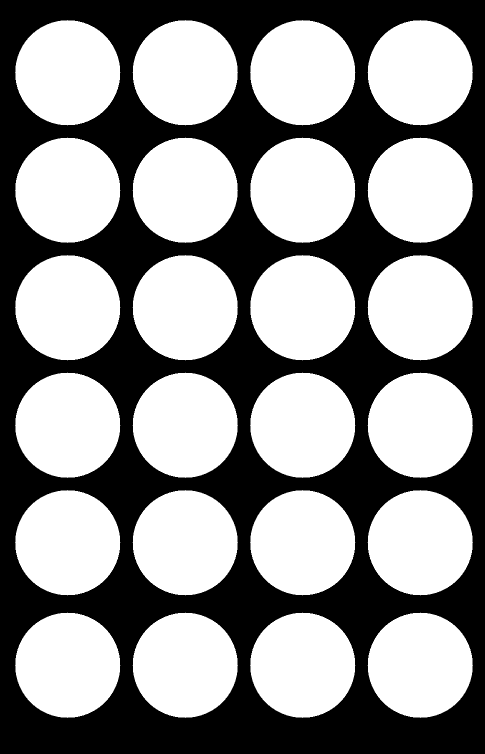
#> input picture 24.png, 969 x 1508 px (shown at 1/2 size)
$ python -i well_experiment_module.py   (imports and definitions only)   (older library calls are emulated)
#> lines starting #> are read from the running program, lines starting #| are printed output that depends on the picture; after the words box and inside, x2 and y2 are one past the last pixel; in counts of white or black regions, pixels touching at a corner belong together
import datetime
import re
import cv2
import pyzbar.pyzbar as pz
import itertools
import os
import numpy as np

from skimage.color import rgb2hsv
from skimage.color import rgb2lab
from scipy.ndimage.filters import median_filter
import scipy
from scipy import ndimage
from skimage.morphology import binary_opening, binary_closing, label
from scipy.ndimage.morphology import distance_transform_edt

import scipy.io
from skimage import measure
import pandas as pd

import global_variables


# [108 lines left out: functions image_metadata_handler, roi_cropper, not called in this run]

def barcode_reader(image):

    assert (type(image)  == np.ndarray), 'Input data has to be RGB image'
    assert (len(image.shape) == 3),'Input data has to be RGB image'
    assert np.amin(image) >= 0 & np.amax(image) <= 255, 'Input data has to be RGB image'

    #roi shape
    h,w = image.shape[0:2]

    #crop barcode area
    code_area = image[h-90:h-10,200:900,:]

    barcode_reader_output = pz.decode(code_area)

    if(not barcode_reader_output):

        #barcode area shap
        h_bar, w_bar = code_area.shape[0:2]

        #resizing barcode area. to 3-times bigger image
        code_area_big = cv2.resize(code_area,(3*w_bar, 3*h_bar))

        #convert barcode to grayscale image
        code_area_gray = cv2.cvtColor(code_area_big,cv2.COLOR_BGR2GRAY)

        #sharppening of grayscale barcode
        code_area_sharp = sharp_image(code_area_gray, 10, 0.4, 'laplace')
        code_area_sharp = code_area_sharp.astype('uint8')

        # Otsu's thresholding
        thresh,code_area_thresholded = cv2.threshold(code_area_sharp,0,255,cv2.THRESH_BINARY+cv2.THRESH_OTSU)

        barcode_reader_output = pz.decode(code_area_thresholded)

        if(not barcode_reader_output):

            #Peter thresholding
            barcode_sharp = (code_area_sharp > thresh-20).astype('uint8')*255

            #Make a border
            barcode_sharp = cv2.copyMakeBorder(barcode_sharp,top=100,bottom=100,left=100,right=100,borderType=cv2.BORDER_CONSTANT,value=[255, 255, 255])

            barcode_reader_output = pz.decode(barcode_sharp)

            if(not barcode_reader_output):

                #histogram equalization of  sharpened grayscale barcode
                #https://opencv-python-tutroals.readthedocs.io/en/latest/py_tutorials/py_imgproc/py_histograms/py_histogram_equalization/py_histogram_equalization.html
                clahe = cv2.createCLAHE(clipLimit=2.0, tileGridSize=(8,8))
                code_area_equalized = clahe.apply(code_area_sharp)

                #Peter thresholding
                barcode_equalized = (code_area_equalized > 140).astype('uint8')*255

                #Make a border
                barcode_equalized = cv2.copyMakeBorder(barcode_equalized,top=100,bottom=100,left=100,right=100,borderType=cv2.BORDER_CONSTANT,value=[255, 255, 255])

                barcode_reader_output = pz.decode(barcode_sharp)

    barcode_data = None

    if(barcode_reader_output):

        barcode_data = barcode_reader_output[0][0].decode("UTF-8")

    return barcode_data

# [888 lines left out: functions well_former, well_shade_search, well_bclosearea_search, well_lab_search, alghoritm_comparison, well_processor and 5 more, not called in this run]


# [62 lines not run here, left out]

>>> import cv2
>>> picture = cv2.imread('24.png')
#> picture is the input picture: shape (1508, 969, 3); 56.9% white; 1 black region, box (x1, y1, x2, y2) and area: (0, 0, 969, 1508) 630348
>>> result = barcode_reader(picture)
#> in barcode_reader, `code_area = image[h-90:h-10,200:900,:]`:
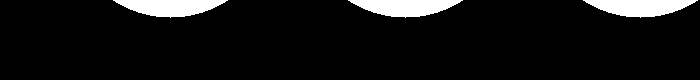
#> code_area: shape (80, 700, 3); 7.3% white; 3 white regions, box (x1, y1, x2, y2) and area: (113, 0, 228, 18) 1372, (348, 0, 463, 18) 1372, (583, 0, 698, 18) 1372
#> (the run stopped early here; a loop or call above may not have finished)
